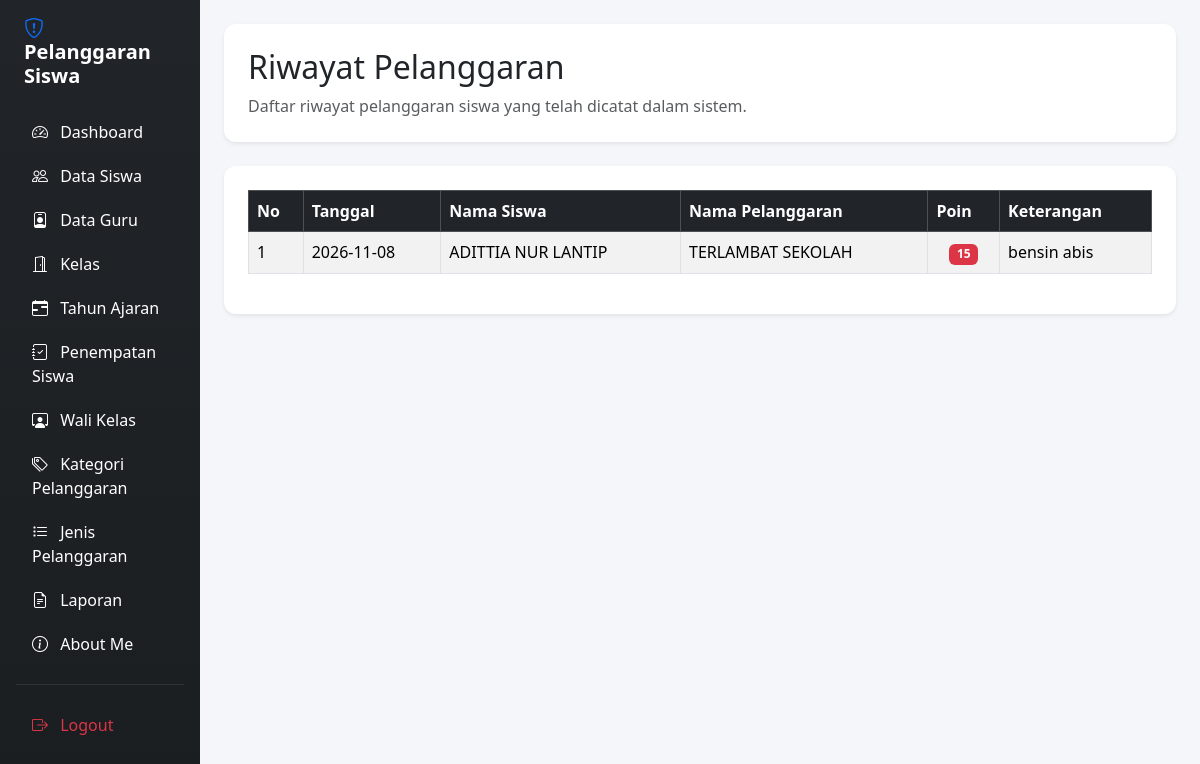
Page /riwayat.php (signed in) on the committed database.
### tables this page shows
CREATE TABLE `t_pelanggaran_siswa` (
  `id` int(11) NOT NULL,
  `tahun_ajaran_id` int(11) DEFAULT NULL,
  `siswa_id` int(11) DEFAULT NULL,
  `nama_siswa` varchar(150) NOT NULL,
  `kelas_id` int(11) DEFAULT NULL,
  `nama_kelas` varchar(100) NOT NULL,
  `pelanggaran_id` int(11) DEFAULT NULL,
  `nama_pelanggaran` varchar(150) NOT NULL,
  `pelanggaran_kategori_id` int(11) DEFAULT NULL,
  `guru_id` int(11) DEFAULT NULL,
  `nama_guru` varchar(150) NOT NULL,
  `tanggal` date DEFAULT NULL,
  `keterangan` text NOT NULL,
  `poin` int(11) NOT NULL,
  `tindakan` text NOT NULL,
  `status` varchar(30) NOT NULL,
  `created_at` timestamp NOT NULL DEFAULT current_timestamp(),
  `updated_at` timestamp NOT NULL DEFAULT current_timestamp()
);

### riwayat.php (the view, shortened to what this page needs)
<?php
include "config/koneksi.php";
$roleUser = $_SESSION['role'] ?? 'guru';
$sql = "SELECT
            id,
            tanggal,
            nama_siswa,
            nama_pelanggaran,
            poin,
            keterangan
        FROM t_pelanggaran_siswa
        ORDER BY tanggal DESC, id DESC";
$query = mysqli_query($koneksi, $sql);
?>
<!DOCTYPE html>
<html lang="id">
<head>
    <link href="https://cdn.jsdelivr.net/npm/bootstrap@5.3.3/dist/css/bootstrap.min.css"
          rel="stylesheet">
    <link href="https://cdn.jsdelivr.net/npm/bootstrap-icons@1.11.3/font/bootstrap-icons.min.css"
          rel="stylesheet">
    <link href="https://cdn.datatables.net/2.3.4/css/dataTables.bootstrap5.min.css"
          rel="stylesheet">
</head>
<body>
<div class="container-fluid">
    <div class="row">
        <div class="col-md-3 col-lg-2 sidebar min-vh-100 p-3">
            <h4 class="text-white mb-4 fw-bold fs-5 px-2">
                <i class="bi bi-shield-exclamation text-primary me-2"></i> Pelanggaran Siswa
            </h4>
            <?php if ($roleUser == 'admin') { ?>
                <ul class="nav nav-pills flex-column gap-1">
                    <li class="nav-item"><a href="dashboard.php" class="nav-link text-white"><i class="bi bi-speedometer2 me-2"></i> Dashboard</a></li>
                    <li class="nav-item"><a href="data_siswa.php" class="nav-link text-white"><i class="bi bi-people me-2"></i> Data Siswa</a></li>
                    <li class="nav-item"><a href="data_guru.php" class="nav-link text-white"><i class="bi bi-person-badge me-2"></i> Data Guru</a></li>
                    <li class="nav-item"><a href="kelas.php" class="nav-link text-white"><i class="bi bi-door-open me-2"></i> Kelas</a></li>
                    <li class="nav-item"><a href="tahun_ajaran.php" class="nav-link text-white"><i class="bi bi-calendar-range me-2"></i> Tahun Ajaran</a></li>
                    <li class="nav-item"><a href="penepatan_siswa.php" class="nav-link text-white"><i class="bi bi-journal-check me-2"></i> Penempatan Siswa</a></li>
                    <li class="nav-item"><a href="wali_kelas.php" class="nav-link text-white"><i class="bi bi-person-workspace me-2"></i> Wali Kelas</a></li>
                    <li class="nav-item"><a href="kategori_pelanggaran.php" class="nav-link text-white"><i class="bi bi-tags me-2"></i> Kategori Pelanggaran</a></li>
                    <li class="nav-item"><a href="jenis_pelanggaran.php" class="nav-link text-white"><i class="bi bi-list-task me-2"></i> Jenis Pelanggaran</a></li>
                    <li class="nav-item"><a href="laporan.php" class="nav-link text-white"><i class="bi bi-file-earmark-text me-2"></i> Laporan</a></li>
                    <li class="nav-item"><a href="aboutme.php" class="nav-link text-white"><i class="bi bi-info-circle me-2"></i> About Me</a></li>
                    <hr class="text-secondary my-3">
                    <li class="nav-item"><a href="logout.php" class="nav-link text-danger"><i class="bi bi-box-arrow-right me-2"></i> Logout</a></li>
                </ul>
            <?php } ?>
        </div>
        <main class="col-md-9 col-lg-10 p-4">
            <div class="card shadow-sm p-4 bg-white mb-4">
                <h2>Riwayat Pelanggaran</h2>
                <p class="text-muted mb-0">
                    Daftar riwayat pelanggaran siswa yang telah dicatat dalam sistem.
                </p>
            </div>
            <div class="card shadow-sm p-4 bg-white">
                <div class="table-responsive">
                    <table id="tabelRiwayat"
                           class="table table-bordered table-striped table-hover align-middle w-100">
                        <thead class="table-dark">
                            <tr>
                                <th>No</th>
                                <th>Tanggal</th>
                                <th>Nama Siswa</th>
                                <th>Nama Pelanggaran</th>
                                <th>Poin</th>
                                <th>Keterangan</th>
                            </tr>
                        </thead>
                        <tbody>
                            <?php
                            $no = 1;
                            while ($row = mysqli_fetch_assoc($query)) {
                            ?>
                                <tr>
                                    <td><?= $no++; ?></td>
                                    <td>
                                        <?= htmlspecialchars($row['tanggal'] ?? '-'); ?>
                                    </td>
                                    <td>
                                        <?= htmlspecialchars($row['nama_siswa'] ?? '-'); ?>
                                    </td>
                                    <td>
                                        <?= htmlspecialchars($row['nama_pelanggaran'] ?? '-'); ?>
                                    </td>
                                    <td class="text-center">
                                        <span class="badge bg-danger">
                                            <?= (int) ($row['poin'] ?? 0); ?>
                                        </span>
                                    </td>
                                    <td>
                                        <?= htmlspecialchars($row['keterangan'] ?? '-'); ?>
                                    </td>
                                </tr>
                            <?php } ?>
                        </tbody>
                    </table>
                </div>
            </div>
        </main>
    </div>
</div>
</body>
</html>

### riwayat.php (style rules this page uses)
body { background-color: #f4f6f9; }
.nav-link { transition: all 0.3s ease; border-radius: 6px; }
#tabelRiwayat th, #tabelRiwayat td { vertical-align: middle; }
.card { border: none; border-radius: 12px; }
.sidebar { background: linear-gradient(180deg, #212529 0%, #1a1e21 100%); }

### rows in the picture
t_pelanggaran_siswa: tanggal "2026-11-08", nama_siswa "ADITTIA NUR LANTIP", nama_pelanggaran "TERLAMBAT SEKOLAH", poin "15", keterangan "bensin abis"
